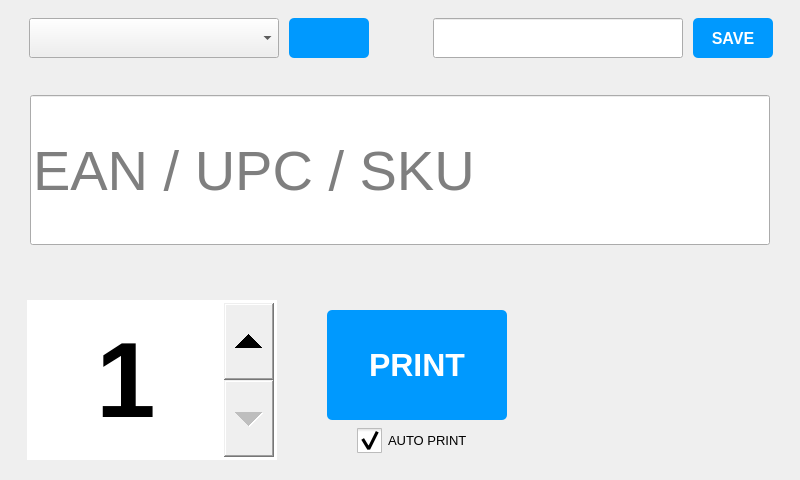
<?xml version="1.0" encoding="UTF-8"?>
<ui version="4.0">
 <class>MainWindow</class>
 <widget class="QMainWindow" name="MainWindow">
  <property name="geometry">
   <rect>
    <x>0</x>
    <y>0</y>
    <width>800</width>
    <height>480</height>
   </rect>
  </property>
  <property name="sizePolicy">
   <sizepolicy hsizetype="Fixed" vsizetype="Fixed">
    <horstretch>0</horstretch>
    <verstretch>0</verstretch>
   </sizepolicy>
  </property>
  <property name="minimumSize">
   <size>
    <width>800</width>
    <height>480</height>
   </size>
  </property>
  <property name="maximumSize">
   <size>
    <width>1920</width>
    <height>1080</height>
   </size>
  </property>
  <property name="font">
   <font>
    <pointsize>16</pointsize>
   </font>
  </property>
  <property name="windowTitle">
   <string>Barcode Label Printer</string>
  </property>
  <property name="windowIcon">
   <iconset>
    <normaloff>icon.ico</normaloff>icon.ico</iconset>
  </property>
  <widget class="QWidget" name="centralwidget">
   <layout class="QGridLayout" name="gridLayout">
    <item row="2" column="0">
     <widget class="QWidget" name="widget" native="true">
      <property name="sizePolicy">
       <sizepolicy hsizetype="Preferred" vsizetype="Preferred">
        <horstretch>0</horstretch>
        <verstretch>3</verstretch>
       </sizepolicy>
      </property>
      <property name="minimumSize">
       <size>
        <width>780</width>
        <height>200</height>
       </size>
      </property>
      <property name="maximumSize">
       <size>
        <width>780</width>
        <height>200</height>
       </size>
      </property>
      <layout class="QGridLayout" name="gridLayout_6">
       <item row="0" column="1">
        <widget class="scaledlabel" name="label_barcode" native="true">
         <property name="sizePolicy">
          <sizepolicy hsizetype="Fixed" vsizetype="Fixed">
           <horstretch>0</horstretch>
           <verstretch>0</verstretch>
          </sizepolicy>
         </property>
         <property name="minimumSize">
          <size>
           <width>220</width>
           <height>180</height>
          </size>
         </property>
         <property name="maximumSize">
          <size>
           <width>220</width>
           <height>180</height>
          </size>
         </property>
         <widget class="QWidget" name="widget_7" native="true">
          <property name="geometry">
           <rect>
            <x>-20</x>
            <y>0</y>
            <width>18</width>
            <height>253</height>
           </rect>
          </property>
          <property name="sizePolicy">
           <sizepolicy hsizetype="Maximum" vsizetype="Preferred">
            <horstretch>4</horstretch>
            <verstretch>0</verstretch>
           </sizepolicy>
          </property>
          <layout class="QGridLayout" name="gridLayout_8"/>
         </widget>
        </widget>
       </item>
       <item row="0" column="0">
        <widget class="QWidget" name="widget_6" native="true">
         <property name="sizePolicy">
          <sizepolicy hsizetype="Fixed" vsizetype="Fixed">
           <horstretch>0</horstretch>
           <verstretch>0</verstretch>
          </sizepolicy>
         </property>
         <property name="minimumSize">
          <size>
           <width>510</width>
           <height>180</height>
          </size>
         </property>
         <property name="maximumSize">
          <size>
           <width>510</width>
           <height>180</height>
          </size>
         </property>
         <widget class="QPushButton" name="btn_print">
          <property name="geometry">
           <rect>
            <x>300</x>
            <y>30</y>
            <width>180</width>
            <height>110</height>
           </rect>
          </property>
          <property name="sizePolicy">
           <sizepolicy hsizetype="Fixed" vsizetype="Fixed">
            <horstretch>0</horstretch>
            <verstretch>0</verstretch>
           </sizepolicy>
          </property>
          <property name="minimumSize">
           <size>
            <width>180</width>
            <height>110</height>
           </size>
          </property>
          <property name="maximumSize">
           <size>
            <width>180</width>
            <height>110</height>
           </size>
          </property>
          <property name="font">
           <font>
            <family>Arial</family>
            <pointsize>24</pointsize>
            <weight>75</weight>
            <bold>true</bold>
           </font>
          </property>
          <property name="cursor">
           <cursorShape>PointingHandCursor</cursorShape>
          </property>
          <property name="styleSheet">
           <string notr="true">background-color:#0099fe;color:#ffffff;border-radius:5px;</string>
          </property>
          <property name="text">
           <string>PRINT</string>
          </property>
         </widget>
         <widget class="QSpinBox" name="spin_copies">
          <property name="geometry">
           <rect>
            <x>0</x>
            <y>20</y>
            <width>250</width>
            <height>160</height>
           </rect>
          </property>
          <property name="sizePolicy">
           <sizepolicy hsizetype="Fixed" vsizetype="Fixed">
            <horstretch>0</horstretch>
            <verstretch>0</verstretch>
           </sizepolicy>
          </property>
          <property name="minimumSize">
           <size>
            <width>250</width>
            <height>160</height>
           </size>
          </property>
          <property name="maximumSize">
           <size>
            <width>250</width>
            <height>160</height>
           </size>
          </property>
          <property name="font">
           <font>
            <family>Arial</family>
            <pointsize>80</pointsize>
            <weight>75</weight>
            <bold>true</bold>
           </font>
          </property>
          <property name="cursor">
           <cursorShape>PointingHandCursor</cursorShape>
          </property>
          <property name="styleSheet">
           <string notr="true">QSpinBox::up-button{width:50px}
QSpinBox::down-button{width:50px}</string>
          </property>
          <property name="frame">
           <bool>true</bool>
          </property>
          <property name="alignment">
           <set>Qt::AlignCenter</set>
          </property>
          <property name="buttonSymbols">
           <enum>QAbstractSpinBox::UpDownArrows</enum>
          </property>
          <property name="minimum">
           <number>1</number>
          </property>
          <property name="maximum">
           <number>100</number>
          </property>
          <property name="value">
           <number>1</number>
          </property>
         </widget>
         <widget class="QCheckBox" name="check_autoprint">
          <property name="geometry">
           <rect>
            <x>330</x>
            <y>140</y>
            <width>125</width>
            <height>40</height>
           </rect>
          </property>
          <property name="sizePolicy">
           <sizepolicy hsizetype="Fixed" vsizetype="Fixed">
            <horstretch>0</horstretch>
            <verstretch>0</verstretch>
           </sizepolicy>
          </property>
          <property name="minimumSize">
           <size>
            <width>125</width>
            <height>40</height>
           </size>
          </property>
          <property name="maximumSize">
           <size>
            <width>125</width>
            <height>40</height>
           </size>
          </property>
          <property name="font">
           <font>
            <family>Arial</family>
            <pointsize>10</pointsize>
            <weight>50</weight>
            <bold>true</bold>
           </font>
          </property>
          <property name="styleSheet">
           <string notr="true">QCheckBox::indicator { width: 25px; height: 25px;}</string>
          </property>
          <property name="text">
           <string>AUTO PRINT</string>
          </property>
          <property name="checked">
           <bool>true</bool>
          </property>
         </widget>
        </widget>
       </item>
       <item row="1" column="1">
        <widget class="QLabel" name="label_not_found">
         <property name="sizePolicy">
          <sizepolicy hsizetype="Fixed" vsizetype="Fixed">
           <horstretch>0</horstretch>
           <verstretch>0</verstretch>
          </sizepolicy>
         </property>
         <property name="minimumSize">
          <size>
           <width>220</width>
           <height>25</height>
          </size>
         </property>
         <property name="maximumSize">
          <size>
           <width>220</width>
           <height>25</height>
          </size>
         </property>
         <property name="font">
          <font>
           <family>Arial</family>
           <pointsize>10</pointsize>
           <weight>50</weight>
           <bold>true</bold>
          </font>
         </property>
         <property name="styleSheet">
          <string notr="true">color:#444444</string>
         </property>
         <property name="frameShape">
          <enum>QFrame::NoFrame</enum>
         </property>
         <property name="frameShadow">
          <enum>QFrame::Plain</enum>
         </property>
         <property name="text">
          <string/>
         </property>
         <property name="alignment">
          <set>Qt::AlignCenter</set>
         </property>
        </widget>
       </item>
      </layout>
     </widget>
    </item>
    <item row="1" column="0">
     <widget class="QWidget" name="widget_5" native="true">
      <property name="sizePolicy">
       <sizepolicy hsizetype="Fixed" vsizetype="Fixed">
        <horstretch>0</horstretch>
        <verstretch>0</verstretch>
       </sizepolicy>
      </property>
      <property name="minimumSize">
       <size>
        <width>780</width>
        <height>200</height>
       </size>
      </property>
      <property name="maximumSize">
       <size>
        <width>780</width>
        <height>200</height>
       </size>
      </property>
      <property name="font">
       <font>
        <pointsize>14</pointsize>
       </font>
      </property>
      <widget class="QLineEdit" name="read_product">
       <property name="enabled">
        <bool>true</bool>
       </property>
       <property name="geometry">
        <rect>
         <x>20</x>
         <y>30</y>
         <width>740</width>
         <height>150</height>
        </rect>
       </property>
       <property name="sizePolicy">
        <sizepolicy hsizetype="Fixed" vsizetype="Fixed">
         <horstretch>0</horstretch>
         <verstretch>0</verstretch>
        </sizepolicy>
       </property>
       <property name="minimumSize">
        <size>
         <width>740</width>
         <height>150</height>
        </size>
       </property>
       <property name="maximumSize">
        <size>
         <width>740</width>
         <height>150</height>
        </size>
       </property>
       <property name="font">
        <font>
         <family>Arial</family>
         <pointsize>42</pointsize>
         <weight>50</weight>
         <italic>false</italic>
         <bold>true</bold>
         <strikeout>false</strikeout>
         <kerning>false</kerning>
        </font>
       </property>
       <property name="contextMenuPolicy">
        <enum>Qt::NoContextMenu</enum>
       </property>
       <property name="text">
        <string/>
       </property>
       <property name="maxLength">
        <number>30</number>
       </property>
       <property name="frame">
        <bool>true</bool>
       </property>
       <property name="cursorPosition">
        <number>0</number>
       </property>
       <property name="alignment">
        <set>Qt::AlignLeading|Qt::AlignLeft|Qt::AlignVCenter</set>
       </property>
       <property name="readOnly">
        <bool>false</bool>
       </property>
       <property name="placeholderText">
        <string>EAN / UPC / SKU</string>
       </property>
      </widget>
     </widget>
    </item>
    <item row="0" column="0">
     <widget class="QWidget" name="widget_2" native="true">
      <property name="sizePolicy">
       <sizepolicy hsizetype="Preferred" vsizetype="Preferred">
        <horstretch>0</horstretch>
        <verstretch>2</verstretch>
       </sizepolicy>
      </property>
      <property name="minimumSize">
       <size>
        <width>780</width>
        <height>50</height>
       </size>
      </property>
      <property name="maximumSize">
       <size>
        <width>780</width>
        <height>50</height>
       </size>
      </property>
      <layout class="QGridLayout" name="gridLayout_2">
       <item row="0" column="1">
        <widget class="QWidget" name="widget_3" native="true">
         <property name="sizePolicy">
          <sizepolicy hsizetype="Fixed" vsizetype="Fixed">
           <horstretch>0</horstretch>
           <verstretch>0</verstretch>
          </sizepolicy>
         </property>
         <property name="minimumSize">
          <size>
           <width>380</width>
           <height>40</height>
          </size>
         </property>
         <property name="maximumSize">
          <size>
           <width>380</width>
           <height>40</height>
          </size>
         </property>
         <widget class="QLineEdit" name="box_url">
          <property name="geometry">
           <rect>
            <x>30</x>
            <y>0</y>
            <width>250</width>
            <height>40</height>
           </rect>
          </property>
          <property name="sizePolicy">
           <sizepolicy hsizetype="Fixed" vsizetype="Fixed">
            <horstretch>0</horstretch>
            <verstretch>0</verstretch>
           </sizepolicy>
          </property>
          <property name="minimumSize">
           <size>
            <width>250</width>
            <height>40</height>
           </size>
          </property>
          <property name="maximumSize">
           <size>
            <width>250</width>
            <height>40</height>
           </size>
          </property>
          <property name="font">
           <font>
            <family>Arial</family>
            <pointsize>10</pointsize>
            <weight>50</weight>
            <italic>false</italic>
            <bold>true</bold>
           </font>
          </property>
         </widget>
         <widget class="QPushButton" name="btn_save">
          <property name="geometry">
           <rect>
            <x>290</x>
            <y>0</y>
            <width>80</width>
            <height>40</height>
           </rect>
          </property>
          <property name="sizePolicy">
           <sizepolicy hsizetype="Fixed" vsizetype="Fixed">
            <horstretch>0</horstretch>
            <verstretch>0</verstretch>
           </sizepolicy>
          </property>
          <property name="minimumSize">
           <size>
            <width>80</width>
            <height>40</height>
           </size>
          </property>
          <property name="maximumSize">
           <size>
            <width>80</width>
            <height>40</height>
           </size>
          </property>
          <property name="font">
           <font>
            <family>Arial</family>
            <pointsize>12</pointsize>
            <weight>75</weight>
            <bold>true</bold>
           </font>
          </property>
          <property name="cursor">
           <cursorShape>PointingHandCursor</cursorShape>
          </property>
          <property name="styleSheet">
           <string notr="true">background-color:#0099fe;color:#ffffff;border-radius:5px;</string>
          </property>
          <property name="text">
           <string>SAVE</string>
          </property>
         </widget>
        </widget>
       </item>
       <item row="0" column="0">
        <widget class="QWidget" name="widget_4" native="true">
         <property name="sizePolicy">
          <sizepolicy hsizetype="Fixed" vsizetype="Fixed">
           <horstretch>0</horstretch>
           <verstretch>0</verstretch>
          </sizepolicy>
         </property>
         <property name="minimumSize">
          <size>
           <width>380</width>
           <height>40</height>
          </size>
         </property>
         <property name="maximumSize">
          <size>
           <width>380</width>
           <height>40</height>
          </size>
         </property>
         <widget class="QComboBox" name="combo_printers">
          <property name="geometry">
           <rect>
            <x>10</x>
            <y>0</y>
            <width>250</width>
            <height>40</height>
           </rect>
          </property>
          <property name="sizePolicy">
           <sizepolicy hsizetype="Fixed" vsizetype="Fixed">
            <horstretch>0</horstretch>
            <verstretch>0</verstretch>
           </sizepolicy>
          </property>
          <property name="minimumSize">
           <size>
            <width>250</width>
            <height>40</height>
           </size>
          </property>
          <property name="maximumSize">
           <size>
            <width>250</width>
            <height>40</height>
           </size>
          </property>
          <property name="font">
           <font>
            <family>Arial</family>
            <pointsize>10</pointsize>
            <weight>50</weight>
            <bold>true</bold>
           </font>
          </property>
          <property name="cursor">
           <cursorShape>PointingHandCursor</cursorShape>
          </property>
         </widget>
         <widget class="QPushButton" name="btn_refresh">
          <property name="geometry">
           <rect>
            <x>270</x>
            <y>0</y>
            <width>80</width>
            <height>40</height>
           </rect>
          </property>
          <property name="sizePolicy">
           <sizepolicy hsizetype="Fixed" vsizetype="Fixed">
            <horstretch>0</horstretch>
            <verstretch>0</verstretch>
           </sizepolicy>
          </property>
          <property name="minimumSize">
           <size>
            <width>80</width>
            <height>40</height>
           </size>
          </property>
          <property name="maximumSize">
           <size>
            <width>80</width>
            <height>40</height>
           </size>
          </property>
          <property name="font">
           <font>
            <pointsize>30</pointsize>
            <weight>75</weight>
            <bold>true</bold>
           </font>
          </property>
          <property name="cursor">
           <cursorShape>PointingHandCursor</cursorShape>
          </property>
          <property name="styleSheet">
           <string notr="true">background-color:#0099fe;color:#ffffff;border-radius:5px;</string>
          </property>
          <property name="text">
           <string/>
          </property>
          <property name="icon">
           <iconset>
            <normaloff>refresh.png</normaloff>refresh.png</iconset>
          </property>
          <property name="iconSize">
           <size>
            <width>20</width>
            <height>20</height>
           </size>
          </property>
         </widget>
        </widget>
       </item>
      </layout>
     </widget>
    </item>
   </layout>
  </widget>
 </widget>
 <customwidgets>
  <customwidget>
   <class>scaledlabel</class>
   <extends>QWidget</extends>
   <header>scaledlabel.h</header>
   <container>1</container>
  </customwidget>
 </customwidgets>
 <resources/>
 <connections/>
</ui>
